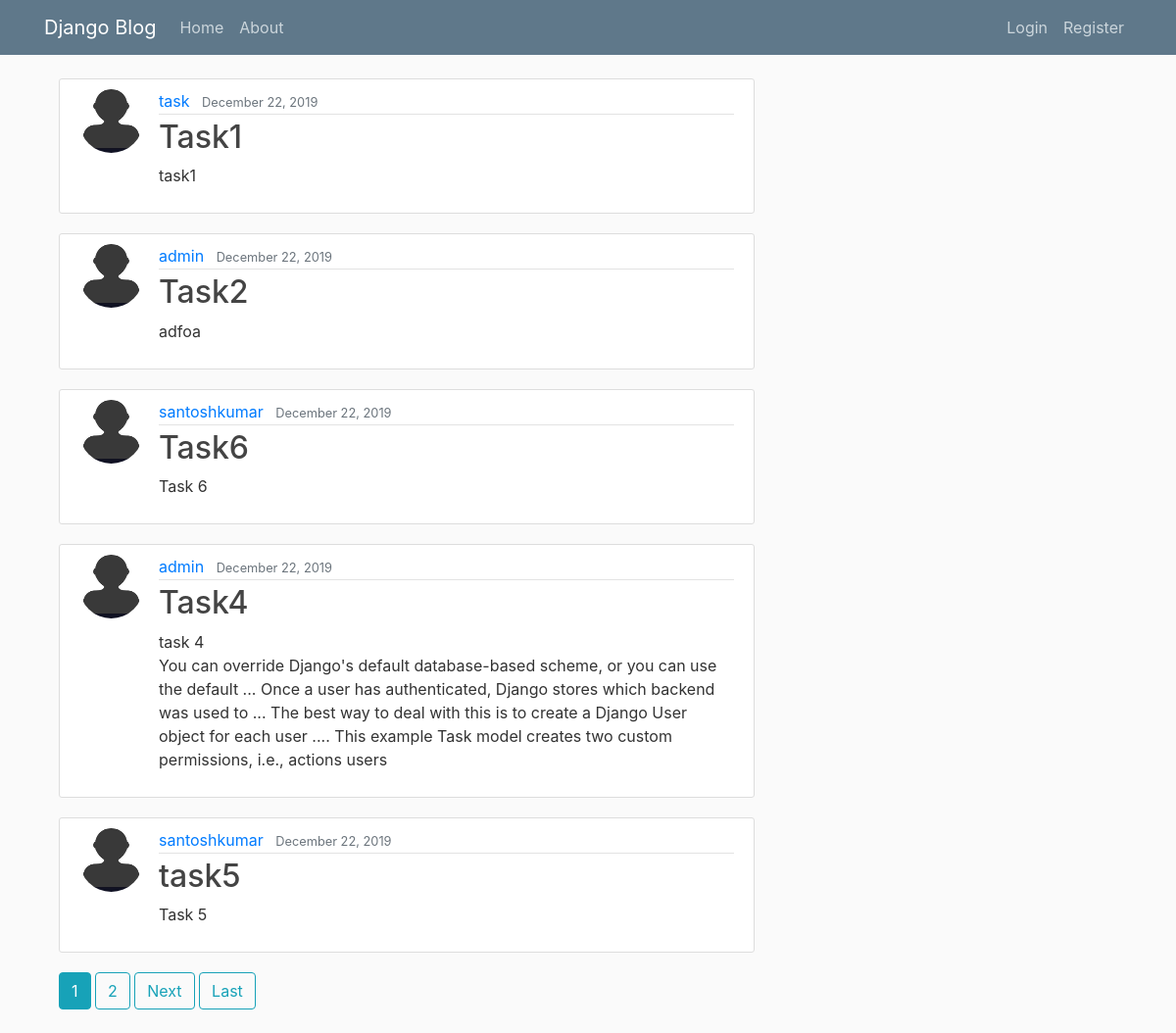
/tasks/, run on the app's committed database.
### tasks/models.py (models this page shows, shortened)
class Tasks(models.Model):
    class Meta:
        verbose_name = _("Task")
        verbose_name_plural = _("Tasks")
    STATUSES = (
        ('Assigned', _('Assigned')),
        ('in_progress', _('In Progress')),
        ('blocked', _('Blocked')),
        ('done', _('Done')),
        ('dismissed', _('Dismissed'))
    )
    PRIORITIES = (
        ('Normal', _('Normal')),
        ('High', _('High')),
        ('Critical', _('Critical')),
        ('Blocker', _('Blocker'))
    )
    title = models.CharField(max_length=140)
    date_posted = models.DateField(default=timezone.now, blank=True, null=True)
    content = models.TextField(_("content"), max_length=2000, null=True, blank=True)
    created_by = models.ForeignKey(
        User,
        null=True,
        blank=True,
        related_name="task_created",
        on_delete=models.CASCADE,
    )
    assigned_to = models.ForeignKey(
        User,
        blank=True,
        null=True,
        related_name="task_assigned",
        on_delete=models.CASCADE,
    )
    state = models.CharField(_("state"), max_length=20, choices=STATUSES, default='Assigned')
    priority = models.CharField(_("priority"), max_length=20, choices=PRIORITIES, default='Normal')

### Users/models.py (models this page shows, shortened)
class Profile(models.Model):
    user = models.OneToOneField(User, on_delete=models.CASCADE)
    image = models.ImageField(default='default.jpg', upload_to='profile_pics')

### tasks/views.py (the view)
# urls.py: path('', TaskListView.as_view(), name='blog-home'),
class TaskListView(ListView):
    model = Tasks
    template_name = 'tasks/home.html'  # <app>/<model>_<viewtype>.html
    context_object_name = 'tasks'
    ordering = ['-date_posted']
    paginate_by = 5

### tasks/templates/tasks/home.html (shortened to what this page needs)
{% extends "tasks/base.html" %}
{% block content %}
    {% for task in tasks %}
        <article class="media content-section">
          <img class="rounded-circle article-img" src="{{ task.created_by.profile.image.url }}">
          <div class="media-body">
            <div class="article-metadata">
              <a class="mr-2" href="{% url 'user-tasks' task.created_by.username %}">{{ task.created_by }}</a>
              <small class="text-muted">{{ task.date_posted|date:"F d, Y" }}</small>
            </div>
            <h2><a class="article-title" href="{% url 'tasks-detail' task.id %}">{{ task.title }}</a></h2>
            <p class="article-content">{{ task.content }}</p>
          </div>
        </article>
    {% endfor %}
    {% if is_paginated %}
      {% for num in page_obj.paginator.page_range %}
        {% if page_obj.number == num %}
          <a class="btn btn-info mb-4" href="?page={{ num }}">{{ num }}</a>
        {% elif num > page_obj.number|add:'-3' and num < page_obj.number|add:'3' %}
          <a class="btn btn-outline-info mb-4" href="?page={{ num }}">{{ num }}</a>
        {% endif %}
      {% endfor %}
      {% if page_obj.has_next %}
        <a class="btn btn-outline-info mb-4" href="?page={{ page_obj.next_page_number }}">Next</a>
        <a class="btn btn-outline-info mb-4" href="?page={{ page_obj.paginator.num_pages }}">Last</a>
      {% endif %}
    {% endif %}
{% endblock content %}

### tasks/templates/tasks/base.html (shortened to what this page needs)
{% load static %}
<!DOCTYPE html>
<html>
<head>
    <link rel="stylesheet" href="https://maxcdn.bootstrapcdn.com/bootstrap/4.0.0/css/bootstrap.min.css">
    <link rel="stylesheet" type="text/css" href="{% static 'tasks/base.css' %}">
</head>
<body>
    <header class="site-header">
      <nav class="navbar navbar-expand-md navbar-dark bg-steel fixed-top">
        <div class="container">
          <a class="navbar-brand mr-3" href="{% url 'blog-home' %}">Django Blog</a>
          <div class="collapse navbar-collapse" id="navbarToggle">
            <div class="navbar-nav mr-auto">
              <a class="nav-item nav-link" href="{% url 'blog-home' %}">Home</a>
              <a class="nav-item nav-link" href="{% url 'blog-about' %}">About</a>
            </div>
            <div class="navbar-nav">
              {% if user.is_authenticated %}
                <a class="nav-item nav-link">Hello, {{user.username}}</a>
                <a class="nav-item nav-link" href="{% url 'tasks-create' %}">Create Task</a>
                <a class="nav-item nav-link" href="{% url 'profile' %}">Profile</a>
                <a class="nav-item nav-link" href="{% url 'logout' %}">Logout</a>
              {% else %}
                <a class="nav-item nav-link" href="{% url 'login' %}">Login</a>
                <a class="nav-item nav-link" href="{% url 'register' %}">Register</a>
              {% endif %}
            </div>
          </div>
        </div>
      </nav>
    </header>
    <main role="main" class="container">
      <div class="row-md-5">
        <div class="col-md-8">
          {% block content %}{% endblock %}
        </div>
    </div>
    </main>
</body>
</html>

### tasks/static/tasks/base.css (style rules this page uses)
body { background: #fafafa; color: #333333; margin-top: 5rem; }
h1, h2, h3, h4, h5, h6 { color: #444444; }
.bg-steel { background-color: #5f788a; }
.site-header .navbar-nav .nav-link { color: #cbd5db; }
.content-section { background: #ffffff; padding: 10px 20px; border: 1px solid #dddddd; border-radius: 3px; margin-bottom: 20px; }
.article-title { color: #444444; }
.article-content { white-space: pre-line; }
.article-img { height: 65px; width: 65px; margin-right: 16px; }
.article-metadata { padding-bottom: 1px; margin-bottom: 4px; border-bottom: 1px solid #e3e3e3 }

### data on the page
Tasks: created_by.profile.image (placeholder picture), created_by "task", date_posted "December 22, 2019", title "Task1", content "task1"
Tasks: created_by.profile.image (placeholder picture), created_by "admin", date_posted "December 22, 2019", title "Task2", content "adfoa"
Tasks: created_by.profile.image (placeholder picture), created_by "santoshkumar", date_posted "December 22, 2019", title "Task6", content "Task 6"
Tasks: created_by.profile.image (placeholder picture), created_by "admin", date_posted "December 22, 2019", title "Task4", content "task 4 You can override Django's default database-based scheme, or you can use the default ... Once a user has authenticated, Django stores which backend was used to ... The best way to deal with this is to create a Django User object for each user .... This example Task model creates two custom permissions, i.e., actions users"
Tasks: created_by.profile.image (placeholder picture), created_by "santoshkumar", date_posted "December 22, 2019", title "task5", content "Task 5"

### other printed values
{{ num }} "1"
{{ num }} "2"
